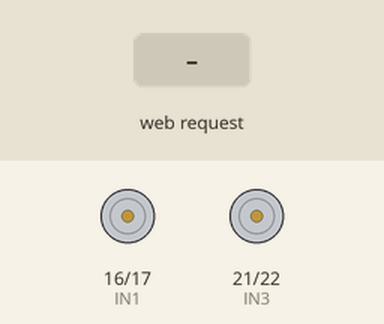
Simulated run of this sketch. Board: ESP32. Parts: motor-driver pin pairs drawn as motors (green arrow = first pin HIGH = forward, orange = second pin HIGH = backward, longer = more drive, scaled by the enable pin). The test bench sets the inputs (shaded band).

Above: at 1.2 s.
1.3 s: HTTP request GET /j?x=1 received
At 1.5 s:
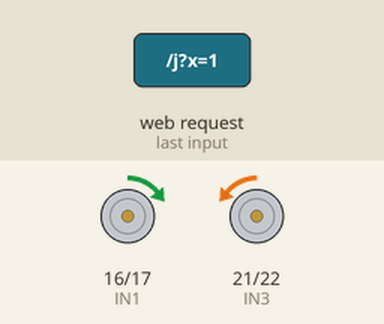
3.2 s: HTTP request GET /j?x=120 received
At 3.4 s:
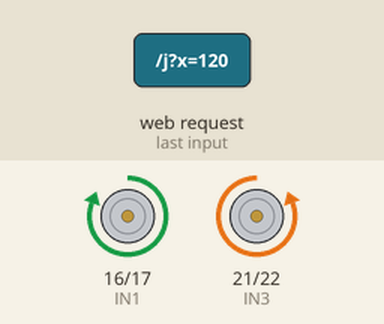
5.1 s: HTTP request GET /j?y=1 received
At 5.3 s:
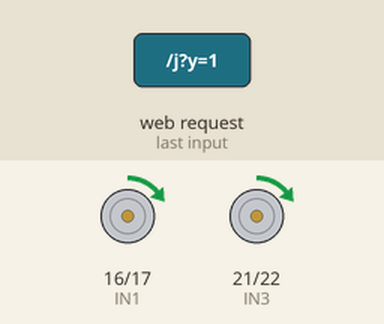
7.0 s: HTTP request GET /j?y=120 received
At 7.2 s:
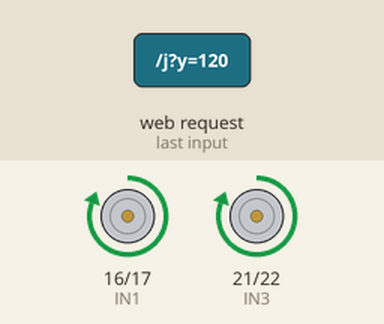
8.9 s: HTTP request GET /j?x=1&y=1 received
At 9.1 s:
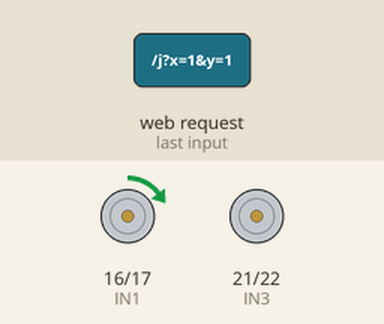
10.8 s: HTTP request GET /j?x=120&y=120 received
At 11.0 s:
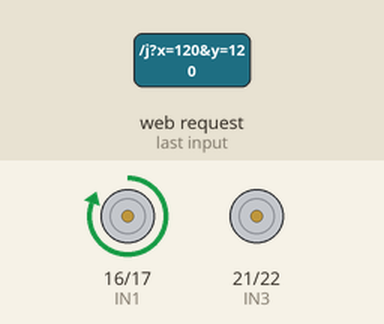
Timing chart, 0 to 13.7 s (numbered marks = the images above; inputs shaded):
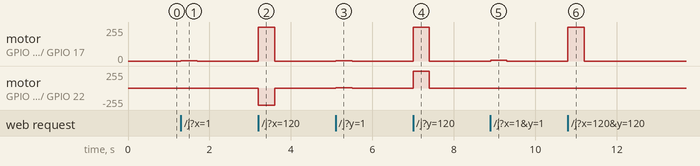

The sketch:

CarJoystick.ino
```cpp
// 🤖١ السيارة العادية تُقاد بعصا تحكم على الجوال — المحور ٣
// السيارة تصنع شبكتها: اتصل بـ ESP32-Car-1 (كلمة المرور 12345678) ثم افتح 192.168.4.1
// L298N: الأيسر ENA 14 · IN1 16 · IN2 17 — الأيمن ENB 32 · IN3 21 · IN4 22
#include <WiFi.h>
#include <WebServer.h>

WebServer server(80);
const int ENA = 14, IN1 = 16, IN2 = 17;
const int ENB = 32, IN3 = 21, IN4 = 22;
int jx = 0, jy = 0;               // موضع العصا: من -100 إلى 100
unsigned long lastCmd = 0;        // متى وصل آخر أمر؟

const char PAGE[] PROGMEM = R"HTML(<!DOCTYPE html><html dir="rtl"><head><meta charset="utf-8">
<meta name="viewport" content="width=device-width,initial-scale=1,user-scalable=no"><title>عصا التحكم</title>
<style>body{margin:0;font-family:sans-serif;background:#101b45;color:#fff;text-align:center;user-select:none;touch-action:none}
#pad{width:280px;height:280px;border-radius:50%;background:#2e4288;margin:30px auto;position:relative;border:6px solid #8d9bd0}
#k{width:110px;height:110px;border-radius:50%;background:#f0cc7a;position:absolute;left:85px;top:85px}
#v{font-size:22px}</style></head><body><h2>🚗 سيارتي</h2><div id="pad"><div id="k"></div></div><div id="v">x 0 · y 0</div>
<script>
let x=0,y=0,on=false;const pad=document.getElementById('pad'),k=document.getElementById('k');
function mv(e){const r=pad.getBoundingClientRect();let dx=e.clientX-r.left-140,dy=e.clientY-r.top-140;
 const d=Math.hypot(dx,dy);if(d>110){dx*=110/d;dy*=110/d;}
 k.style.left=(85+dx)+'px';k.style.top=(85+dy)+'px';x=Math.round(dx/1.1);y=Math.round(-dy/1.1);v.textContent='x '+x+' · y '+y;}
pad.onpointerdown=e=>{on=true;pad.setPointerCapture(e.pointerId);mv(e);};
pad.onpointermove=e=>{if(on)mv(e);};
pad.onpointerup=()=>{on=false;x=y=0;k.style.left=k.style.top='85px';v.textContent='x 0 · y 0';};
setInterval(()=>fetch('/j?x='+x+'&y='+y),100);   // عشر مرات في الثانية
</script></body></html>)HTML";

void motors(int l, int r) {
  l = constrain(l, -255, 255); r = constrain(r, -255, 255);
  digitalWrite(IN1, l > 0); digitalWrite(IN2, l < 0); ledcWrite(ENA, abs(l));
  digitalWrite(IN3, r > 0); digitalWrite(IN4, r < 0); ledcWrite(ENB, abs(r));
}

void setup() {
  for (int p : {IN1, IN2, IN3, IN4}) pinMode(p, OUTPUT);
  ledcAttach(ENA, 1000, 8);
  ledcAttach(ENB, 1000, 8);
  WiFi.softAP("ESP32-Car-1", "12345678");
  server.on("/", [] { server.send(200, "text/html; charset=utf-8", PAGE); });
  server.on("/j", [] {
    jx = server.arg("x").toInt();
    jy = server.arg("y").toInt();
    lastCmd = millis();
    server.send(200, "text/plain", "ok");
  });
  server.begin();
}

void loop() {
  server.handleClient();
  if (millis() - lastCmd > 400) { jx = 0; jy = 0; }   // انقطع الجوال؟ قف
  int l = (jy + jx) * 255 / 100;   // المزج: الأمام + الانعطاف
  int r = (jy - jx) * 255 / 100;
  motors(l, r);
}
```

Measured:
- after the input at 1.3 s, motor on GPIO 16 (IN1) / GPIO 17 (IN2): stopped → forward 2/255 at once, → stopped 0.40 s later; motor on GPIO 21 (IN3) / GPIO 22 (IN4): stopped → backward 2/255 at once, → stopped 0.40 s later
- after the input at 3.2 s, motor on GPIO 16 (IN1) / GPIO 17 (IN2): stopped → forward 255/255 at once, → stopped 0.40 s later; motor on GPIO 21 (IN3) / GPIO 22 (IN4): stopped → backward 255/255 at once, → stopped 0.40 s later
- after the input at 5.1 s, motor on GPIO 16 (IN1) / GPIO 17 (IN2), motor on GPIO 21 (IN3) / GPIO 22 (IN4): stopped → forward 2/255 at once, → stopped 0.40 s later
- after the input at 7.0 s, motor on GPIO 16 (IN1) / GPIO 17 (IN2), motor on GPIO 21 (IN3) / GPIO 22 (IN4): stopped → forward 255/255 at once, → stopped 0.40 s later
- after the input at 8.9 s, motor on GPIO 16 (IN1) / GPIO 17 (IN2): stopped → forward 5/255 at once, → stopped 0.40 s later
- after the input at 10.8 s, motor on GPIO 16 (IN1) / GPIO 17 (IN2): stopped → forward 255/255 at once, → stopped 0.40 s later
